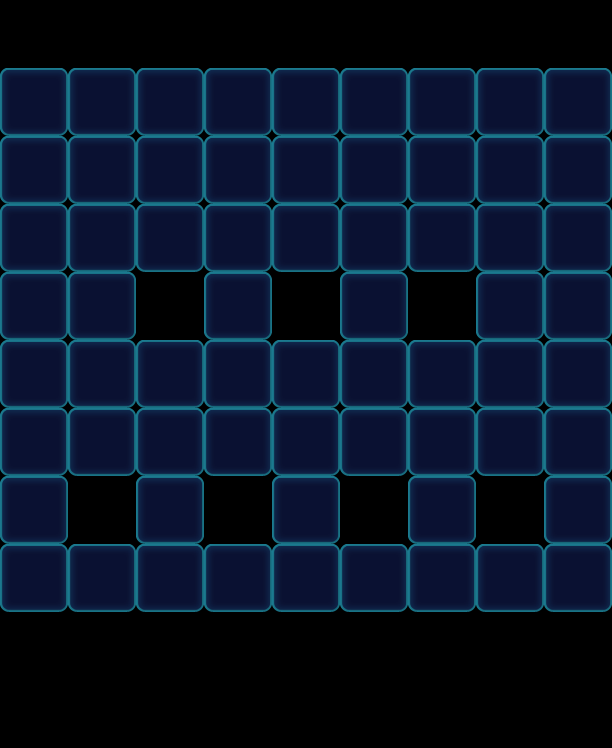

A 2D game scene composited from a Tiled map and its tileset images. What follows is a short description and the map's XML, with each tile layer's data collapsed to a summary:
An orthogonal 9x11 tile map with 68x68 px tiles, 1 tile layer (Valid), 2 tilesets and 50 objects (18x Ice, 16x Floor, 16x Factory_Normal).

<map version="1.0" orientation="orthogonal" width="9" height="11" tilewidth="68" tileheight="68">
 <tileset firstgid="1" name="game_grid1" tilewidth="68" tileheight="68">
  <image source="game_grid1.png" width="68" height="68" />
 </tileset>
 <tileset firstgid="2" name="map" tilewidth="68" tileheight="68">
  <image source="map.png" width="1024" height="1024" />
 </tileset>
 <layer name="Valid" width="9" height="11">
  <data>[99 cells, 65 non-empty, 1 distinct tile ids]</data>
 </layer>
 <objectgroup name="BottomObj" width="9" height="11">
  <object type="Floor" gid="33" x="0" y="612">
   <properties>
    <property name="Layers" value="2" />
   </properties>
  </object>
  <object type="Floor" gid="33" x="136" y="612">
   <properties>
    <property name="Layers" value="2" />
   </properties>
  </object>
  <object type="Floor" gid="33" x="272" y="612">
   <properties>
    <property name="Layers" value="2" />
   </properties>
  </object>
  <object type="Floor" gid="33" x="408" y="612">
   <properties>
    <property name="Layers" value="2" />
   </properties>
  </object>
  <object type="Floor" gid="33" x="544" y="612">
   <properties>
    <property name="Layers" value="2" />
   </properties>
  </object>
  <object type="Floor" gid="33" x="68" y="408">
   <properties>
    <property name="Layers" value="2" />
   </properties>
  </object>
  <object type="Floor" gid="33" x="204" y="408">
   <properties>
    <property name="Layers" value="2" />
   </properties>
  </object>
  <object type="Floor" gid="33" x="340" y="408">
   <properties>
    <property name="Layers" value="2" />
   </properties>
  </object>
  <object type="Floor" gid="33" x="476" y="408">
   <properties>
    <property name="Layers" value="2" />
   </properties>
  </object>
  <object type="Floor" gid="33" x="204" y="340">
   <properties>
    <property name="Layers" value="2" />
   </properties>
  </object>
  <object type="Floor" gid="33" x="340" y="340">
   <properties>
    <property name="Layers" value="2" />
   </properties>
  </object>
  <object type="Floor" gid="33" x="0" y="544">
   <properties>
    <property name="Layers" value="2" />
   </properties>
  </object>
  <object type="Floor" gid="33" x="136" y="544">
   <properties>
    <property name="Layers" value="2" />
   </properties>
  </object>
  <object type="Floor" gid="33" x="272" y="544">
   <properties>
    <property name="Layers" value="2" />
   </properties>
  </object>
  <object type="Floor" gid="33" x="408" y="544">
   <properties>
    <property name="Layers" value="2" />
   </properties>
  </object>
  <object type="Floor" gid="33" x="544" y="544">
   <properties>
    <property name="Layers" value="2" />
   </properties>
  </object>
 </objectgroup>
 <objectgroup name="MiddleObj" width="9" height="11" />
 <objectgroup color="#000000" name="TopObj" width="9" height="11">
  <object name="10" type="Ice" x="68" y="272" width="68" height="68">
   <properties>
    <property name="Layers" value="3" />
   </properties>
  </object>
  <object name="10" type="Ice" x="68" y="340" width="68" height="68">
   <properties>
    <property name="Layers" value="3" />
   </properties>
  </object>
  <object name="10" type="Ice" x="204" y="340" width="68" height="68">
   <properties>
    <property name="Layers" value="3" />
   </properties>
  </object>
  <object name="10" type="Ice" x="204" y="272" width="68" height="68">
   <properties>
    <property name="Layers" value="3" />
   </properties>
  </object>
  <object name="10" type="Ice" x="340" y="340" width="68" height="68">
   <properties>
    <property name="Layers" value="3" />
   </properties>
  </object>
  <object name="10" type="Ice" x="340" y="272" width="68" height="68">
   <properties>
    <property name="Layers" value="3" />
   </properties>
  </object>
  <object name="10" type="Ice" x="476" y="340" width="68" height="68">
   <properties>
    <property name="Layers" value="3" />
   </properties>
  </object>
  <object name="10" type="Ice" x="476" y="272" width="68" height="68">
   <properties>
    <property name="Layers" value="3" />
   </properties>
  </object>
  <object name="10" type="Ice" x="136" y="544" width="68" height="68">
   <properties>
    <property name="Layers" value="3" />
   </properties>
  </object>
  <object name="10" type="Ice" x="136" y="476" width="68" height="68">
   <properties>
    <property name="Layers" value="3" />
   </properties>
  </object>
  <object name="10" type="Ice" x="272" y="544" width="68" height="68">
   <properties>
    <property name="Layers" value="3" />
   </properties>
  </object>
  <object name="10" type="Ice" x="272" y="476" width="68" height="68">
   <properties>
    <property name="Layers" value="3" />
   </properties>
  </object>
  <object name="10" type="Ice" x="408" y="544" width="68" height="68">
   <properties>
    <property name="Layers" value="3" />
   </properties>
  </object>
  <object name="10" type="Ice" x="408" y="476" width="68" height="68">
   <properties>
    <property name="Layers" value="3" />
   </properties>
  </object>
  <object name="10" type="Ice" x="544" y="544" width="68" height="68">
   <properties>
    <property name="Layers" value="3" />
   </properties>
  </object>
  <object name="10" type="Ice" x="544" y="476" width="68" height="68">
   <properties>
    <property name="Layers" value="3" />
   </properties>
  </object>
  <object name="10" type="Ice" x="0" y="544" width="68" height="68">
   <properties>
    <property name="Layers" value="3" />
   </properties>
  </object>
  <object name="10" type="Ice" x="0" y="476" width="68" height="68">
   <properties>
    <property name="Layers" value="3" />
   </properties>
  </object>
  <object name="10" type="Factory_Normal" x="0" y="0" width="68" height="68">
   <properties>
    <property name="FactoryColorsConfig" value="Blue,Green,Yellow,Pink,Purple" />
   </properties>
  </object>
  <object name="10" type="Factory_Normal" x="68" y="0" width="68" height="68">
   <properties>
    <property name="FactoryColorsConfig" value="Blue,Green,Yellow,Pink,Purple" />
   </properties>
  </object>
  <object name="10" type="Factory_Normal" x="136" y="0" width="68" height="68">
   <properties>
    <property name="FactoryColorsConfig" value="Blue,Green,Yellow,Pink,Purple" />
   </properties>
  </object>
  <object name="10" type="Factory_Normal" x="204" y="0" width="68" height="68">
   <properties>
    <property name="FactoryColorsConfig" value="Blue,Green,Yellow,Pink,Purple" />
   </properties>
  </object>
  <object name="10" type="Factory_Normal" x="272" y="0" width="68" height="68">
   <properties>
    <property name="FactoryColorsConfig" value="Blue,Green,Yellow,Pink,Purple" />
   </properties>
  </object>
  <object name="10" type="Factory_Normal" x="340" y="0" width="68" height="68">
   <properties>
    <property name="FactoryColorsConfig" value="Blue,Green,Yellow,Pink,Purple" />
   </properties>
  </object>
  <object name="10" type="Factory_Normal" x="408" y="0" width="68" height="68">
   <properties>
    <property name="FactoryColorsConfig" value="Blue,Green,Yellow,Pink,Purple" />
   </properties>
  </object>
  <object name="10" type="Factory_Normal" x="476" y="0" width="68" height="68">
   <properties>
    <property name="FactoryColorsConfig" value="Blue,Green,Yellow,Pink,Purple" />
   </properties>
  </object>
  <object name="10" type="Factory_Normal" x="544" y="0" width="68" height="68">
   <properties>
    <property name="FactoryColorsConfig" value="Blue,Green,Yellow,Pink,Purple" />
   </properties>
  </object>
  <object name="10" type="Factory_Normal" x="136" y="272" width="68" height="68">
   <properties>
    <property name="FactoryColorsConfig" value="Blue,Green,Yellow,Pink,Purple" />
   </properties>
  </object>
  </objectgroup>
</map>
<!-- 6 of 50 objects omitted -->
